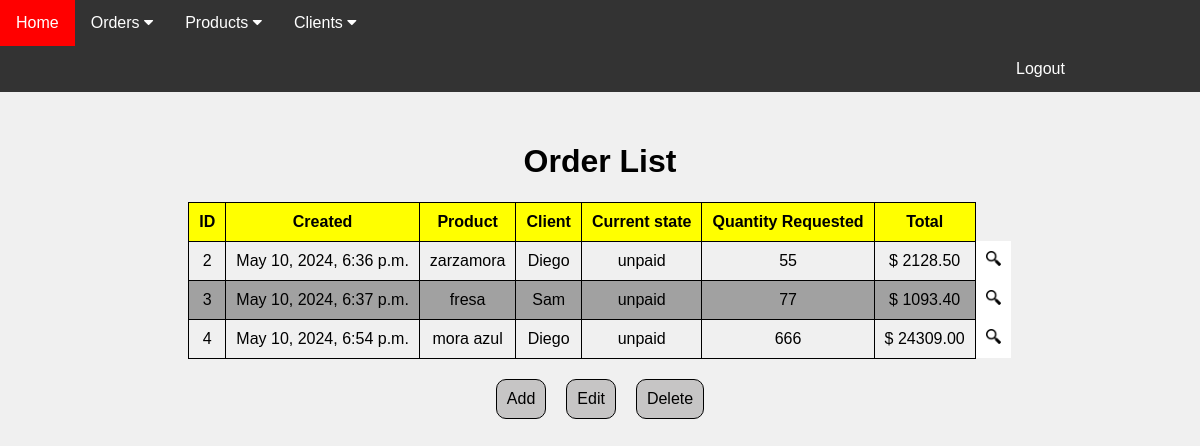
The app's page /orders (signed in) with its own data.
### clients/models.py (models this page shows, shortened)
class Client(models.Model):
    company_name = models.CharField(max_length=255, verbose_name="Name")
    phone = models.CharField(max_length=20, verbose_name="Phone")
    email = models.EmailField(verbose_name="E-mail")

### orders/models.py (models this page shows, shortened)
class Order(models.Model):
    STATE_CHOICES = [
        ('unpaid', 'Unpaid'),
        ('paid', 'Paid'),
        ('cooking', 'Cooking'),
        ('packaging', 'Packaging'),
        ('labelling', 'Labelling'),
        ('ready', 'Ready')
    ]
    FLAVOUR_CHOICES = [
        ('frambuesa', 'Frambuesa'),
        ('zarzamora', 'Zarzamora'),
        ('fresa', 'Fresa'),
        ('mango', 'Mango'),
        ('mora azul', 'Mora azul'),
    ]
    client = models.ForeignKey(Client, on_delete=models.CASCADE, related_name='orders')
    product = models.CharField(max_length=20, choices=FLAVOUR_CHOICES, default='frambuesa')
    created_at = models.DateTimeField(auto_now_add=True)
    updated_at = models.DateTimeField(auto_now=True)
    quantityRequested = models.IntegerField()
    is_paid = models.BooleanField(default=False)
    order_state = models.CharField(max_length=20, choices=STATE_CHOICES, default='unpaid')

### orders/views.py (the view)
# urls.py: path('orders', views.order_list, name='order_list'),
@login_required
def order_list(request):
    list=[]
    orders = Order.objects.all()
    products = Product.objects.all()
    for i in orders:
        total=0
        for j in products:
            if j.name.lower()==str(i.product):
                total=j.price*i.quantityRequested
        list.append({
            "id":i.pk,
            "client": i.client,
            "product":i.product,
            "created_at":i.created_at,
            "updated_at":i.updated_at,
            "quantityRequested":i.quantityRequested,
            "order_state":i.order_state,
            "total":total
        })
    return render(request, 'order_list.html', {'orders': list,'products':products})

### orders/templates/order_list.html (shortened to what this page needs)
{% load static %}
<!DOCTYPE html>
<html lang="en">
<head>
    <link rel="stylesheet" type="text/css" href="{% static 'css/orders.css' %}">
</head>
<body>
    {% include 'navbar.html' %}
    <div class="order_list">
        <h1>Order List</h1>
        <table>
            {%if orders%}
                <tr>
                    <th>ID </th>
                    <th>Created</th>
                    <th>Product</th>
                    <th>Client</th>
                    <th>Current state</th>
                    <th>Quantity Requested</th>
                    <th>Total</th>
                </tr>
                {% for order in orders%}
                    <tr>
                        <td>{{order.id}}</td>
                        <td>{{order.created_at}}</td>
                        <td>{{order.product}}</td>
                        <td>{{order.client.company_name}}</td>
                        <td>{{order.order_state}}</td>
                        <td>{{order.quantityRequested}}</td>
                        <td>$ {{order.total}}</td>
                        <td><a href="{% url 'order_detail' order.id %}"><img src="static/img/lupa.png"></a></td>
                    </tr>
                {%endfor%}
            {%endif%}
        </table>
        <div class="option">
            <a href="{% url 'order_create' %}">Add</a>
            <a href="{% url 'order_update' %}">Edit</a>
            <a href="{% url 'order_delete' %}">Delete</a>
        </div>
    </div>
</body>
</html>

### templates/navbar.html (shortened to what this page needs)
{% load static %}
<!DOCTYPE html>
<html lang="en">
  <head>
    <link rel="stylesheet" href="https://cdnjs.cloudflare.com/ajax/libs/font-awesome/4.7.0/css/font-awesome.min.css">
    <link rel="stylesheet" type="text/css" href="{% static 'css/navbar.css' %}">
  </head>
  <body>
    <div class="navbar">
        <a href="{% url 'home' %}">Home</a>
        <div class="dropdown">
          <button class="dropbtn">Orders
            <i class="fa fa-caret-down"></i>
          </button>
        </div>
        <div class="dropdown">
          <button class="dropbtn">Products
            <i class="fa fa-caret-down"></i>
          </button>
        </div>
        <div class="dropdown">
          <button class="dropbtn">Clients
            <i class="fa fa-caret-down"></i>
          </button>
        </div>
        {%if user.is_authenticated%}
            <a href="{% url 'logout'%}"id="logout">Logout</a>
        {%endif%}
    </div>
  </body>
</html>

### orders/static/css/orders.css (style rules this page uses)
body { margin: 0%; }
.order_list { padding-top: 30px; display: flex; justify-content: center; align-items: center; height: 100%; flex-direction: column; }
.order_list img { width: 15px; }
.order_list table { border-collapse: collapse; }
.order_list th { background-color: yellow; }
.order_list tr:nth-child(odd) { background-color: #a1a1a1; }
.order_list table th, td { border: 1px solid black; border-collapse: collapse; font-family: sans-serif; text-align: center; padding: 10px; }
.order_list table td:last-child { border: 0px; border-collapse: collapse; background-color: #fff; }
.option { display: inline-flex; }
.option a { display: inline-flex; margin-top: 20px; margin-inline-start: 10px; margin-inline-end: 10px; background-color: #c6c5c5; text-decoration: none; color:black; padding: 10px; border-radius: 10px; border: 1px black solid; font-family: sans-serif; }
h1,label,p { font-family: sans-serif; text-align: center; }

### static/css/navbar.css (style rules this page uses)
body { background-color: #f0f0f0; }
.navbar { overflow: hidden; background-color: #333; }
.navbar a { float: left; font-size: 16px; color: white; text-align: center; padding: 14px 16px; text-decoration: none; font-family: sans-serif; }
.dropdown { float: left; overflow: hidden; }
.dropdown .dropbtn { font-size: 16px; border: none; outline: none; color: white; padding: 14px 16px; background-color: inherit; margin: 0; font-family: sans-serif; }
#logout { margin-left: 1000px; }

### records on screen
Client: id "2", created_at "May 10, 2024, 6:36 p.m.", product "zarzamora", client.company_name "Diego", order_state "unpaid", quantityRequested "55", total "2128.50", id "4", created_at "May 10, 2024, 6:54 p.m.", product "mora azul", quantityRequested "666", total "24309.00"
Client: id "3", created_at "May 10, 2024, 6:37 p.m.", product "fresa", client.company_name "Sam", order_state "unpaid", quantityRequested "77", total "1093.40"
